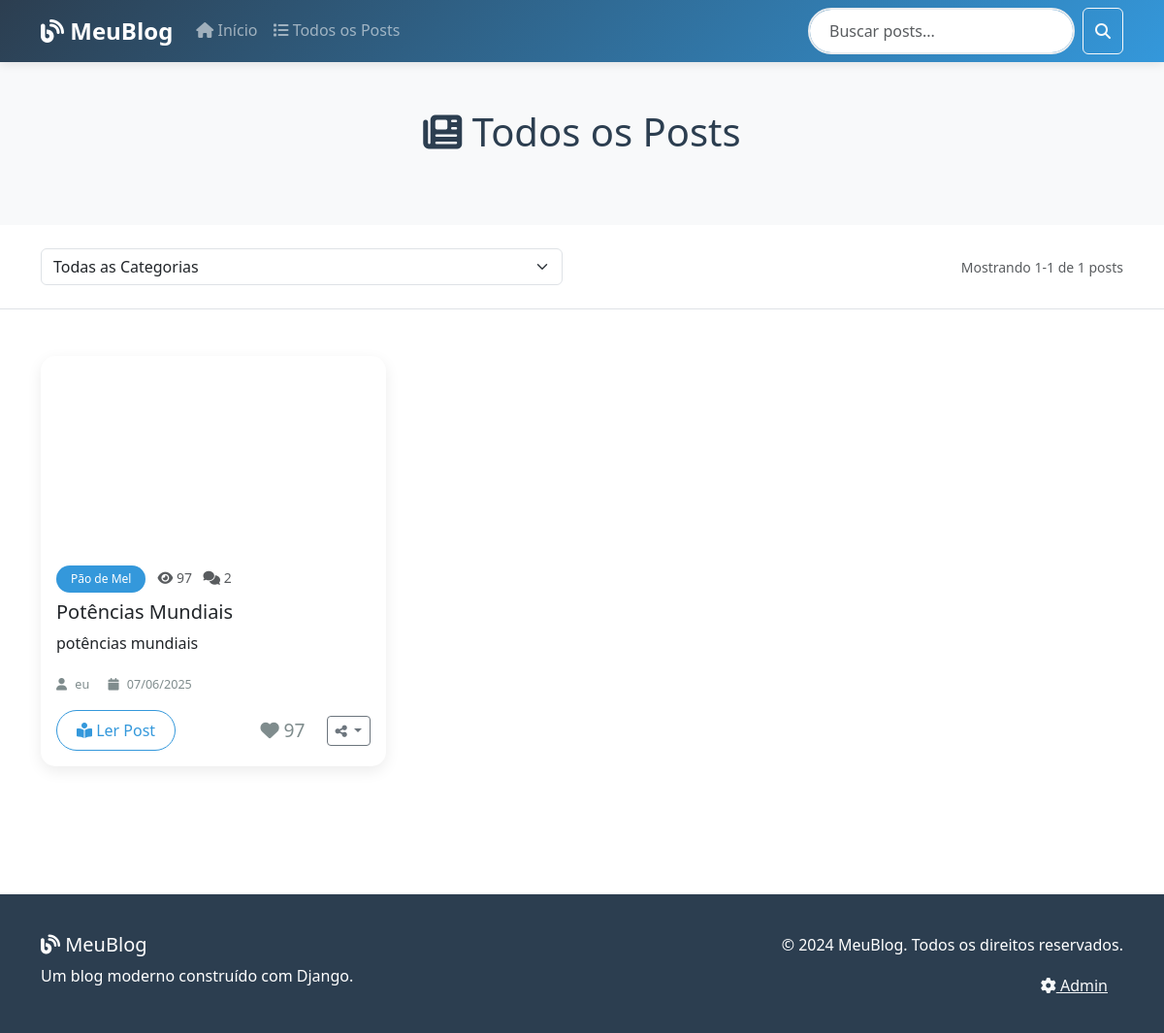
Page /blog/posts/ on the committed database.
### blog/models.py (models this page shows, shortened)
class Post(models.Model):
    STATUS_CHOICES = [
        ('rascunho', 'Rascunho'),
        ('publicado', 'Publicado'),
        ('arquivado', 'Arquivado'),
    ]
    titulo = models.CharField(max_length=200)
    slug = models.SlugField(max_length=200, unique=True)
    autor = models.ForeignKey(User, on_delete=models.CASCADE, related_name='posts')
    categoria = models.ForeignKey(Categoria, on_delete=models.SET_NULL, null=True, blank=True)
    conteudo = models.TextField()
    resumo = models.CharField(max_length=300, blank=True)
    status = models.CharField(max_length=10, choices=STATUS_CHOICES, default='rascunho')
    criado_em = models.DateTimeField(auto_now_add=True)
    atualizado_em = models.DateTimeField(auto_now=True)
    publicado_em = models.DateTimeField(null=True, blank=True)
    visualizacoes = models.PositiveIntegerField(default=0)
    class Meta:
        verbose_name = 'Post'
        verbose_name_plural = 'Posts'
        ordering = ['-criado_em']

class Categoria(models.Model):
    nome = models.CharField(max_length=100, unique=True)
    descricao = models.TextField(blank=True)
    criado_em = models.DateTimeField(auto_now_add=True)
    class Meta:
        verbose_name = 'Categoria'
        verbose_name_plural = 'Categorias'
        ordering = ['nome']

### blog/views.py (the view)
# urls.py: path('posts/', views.lista_posts, name='lista_posts'),
def lista_posts(request):
    posts = Post.objects.filter(status='publicado').order_by('-publicado_em')
    categorias = Categoria.objects.all()
    categoria_id = request.GET.get('categoria')
    if categoria_id:
        posts = posts.filter(categoria_id=categoria_id)
    busca = request.GET.get('busca')
    if busca:
        posts = posts.filter(
            Q(titulo__icontains=busca) |
            Q(conteudo__icontains=busca) |
            Q(resumo__icontains=busca)
        )
    paginator = Paginator(posts, 6)  # 6 posts por página
    page_number = request.GET.get('page')
    page_obj = paginator.get_page(page_number)
    context = {
        'page_obj': page_obj,
        'categorias': categorias,
        'categoria_selecionada': categoria_id,
        'busca': busca,
        'titulo_pagina': 'Todos os Posts'
    }
    return render(request, 'blog/lista_posts.html', context)

### blog/templates/blog/lista_posts.html (shortened to what this page needs)
{% extends 'blog/base.html' %}
{% block content %}
<section class="py-5 bg-light">
    <div class="container">
        <div class="row">
            <div class="col-12">
                <h1 class="text-center mb-4">
                    <i class="fas fa-newspaper"></i>
                    {% if categoria_selecionada %}
                        Posts da Categoria
                    {% elif busca %}
                        Resultados da Busca
                    {% else %}
                        Todos os Posts
                    {% endif %}
                </h1>
            </div>
        </div>
    </div>
</section>
<section class="py-4 border-bottom">
    <div class="container">
        <div class="row align-items-center">
            <div class="col-md-6">
                <form method="GET" class="d-flex">
                    <select name="categoria" class="form-select me-2" onchange="this.form.submit()">
                        <option value="">Todas as Categorias</option>
                    </select>
                </form>
            </div>
            <div class="col-md-6 text-md-end mt-3 mt-md-0">
                {% if page_obj %}
                    <small class="text-muted">
                        Mostrando {{ page_obj.start_index }}-{{ page_obj.end_index }}
                        de {{ page_obj.paginator.count }} posts
                    </small>
                {% endif %}
            </div>
        </div>
    </div>
</section>
<section class="py-5">
    <div class="container">
        {% if page_obj %}
            <div class="row">
                {% for post in page_obj %}
                    <div class="col-lg-4 col-md-6 mb-4">
                        <article class="card h-100">
                            {% if post.imagem %}
                                <img src="{{ post.imagem.url }}" class="card-img-top" alt="{{ post.titulo }}">
                            {% else %}
                                <div class="card-img-top bg-gradient d-flex align-items-center justify-content-center"
                                     style="height: 200px; background: linear-gradient(135deg, #3498db, #2c3e50);">
                                    <i class="fas fa-file-alt text-white" style="font-size: 3rem; opacity: 0.7;"></i>
                                </div>
                            {% endif %}
                            <div class="card-body d-flex flex-column">
                                <div class="mb-2">
                                    {% if post.categoria %}
                                        <a href="{% url 'blog:posts_por_categoria' post.categoria.id %}"
                                           class="badge badge-primary text-decoration-none">
                                            {{ post.categoria.nome }}
                                        </a>
                                    {% endif %}
                                    <small class="text-muted ms-2">
                                        <i class="fas fa-eye"></i> {{ post.visualizacoes }}
                                        <span class="ms-2">
                                            <i class="fas fa-comments"></i> {{ post.comentarios.count }}
                                        </span>
                                    </small>
                                </div>
                                <h5 class="card-title">
                                    <a href="{% url 'blog:detalhe_post' post.slug %}"
                                       class="text-decoration-none text-dark">
                                        {{ post.titulo }}
                                    </a>
                                </h5>
                                <p class="card-text flex-grow-1">
                                    {{ post.resumo|default:post.conteudo|truncatewords:20 }}
                                </p>
                                <div class="meta-info mb-3">
                                    <small>
                                        <i class="fas fa-user"></i>
                                        {{ post.autor.first_name|default:post.autor.username }}
                                        <span class="ms-3">
                                            <i class="fas fa-calendar"></i>
                                            {{ post.publicado_em|date:"d/m/Y" }}
                                        </span>
                                    </small>
                                </div>
                                <div class="d-flex justify-content-between align-items-center">
                                    <a href="{% url 'blog:detalhe_post' post.slug %}"
                                       class="btn btn-outline-primary">
                                        <i class="fas fa-book-reader"></i> Ler Post
                                    </a>
                                    <div class="d-flex align-items-center">
                                        <button class="like-btn me-3" data-post-id="{{ post.id }}"
                                                onclick="curtirPost('{{ post.id }}')">
                                            <i class="fas fa-heart"></i>
                                            <span class="like-count">{{ post.visualizacoes }}</span>
                                        </button>
                                        <div class="dropdown">
                                            <button class="btn btn-sm btn-outline-secondary dropdown-toggle"
                                                    type="button" data-bs-toggle="dropdown">
                                                <i class="fas fa-share-alt"></i>
                                            </button>
                                        </div>
                                    </div>
                                </div>
                            </div>
                        </article>
                    </div>
                {% endfor %}
            </div>
        {% endif %}
    </div>
</section>
{% endblock %}

### blog/templates/blog/base.html (style rules this page uses)
:root { --primary-color: #2c3e50; --secondary-color: #3498db; --accent-color: #e74c3c; --text-dark: #2c3e50; --text-muted: #7f8c8d; --bg-light: #f8f9fa; }
body { font-family: 'Segoe UI', Tahoma, Geneva, Verdana, sans-serif; line-height: 1.6; color: var(--text-dark); }
.card { border: none; border-radius: 15px; box-shadow: 0 5px 15px rgba(0,0,0,0.08); transition: transform 0.3s ease, box-shadow 0.3s ease; overflow: hidden; }
.card-img-top { height: 200px; object-fit: cover; }
.btn-outline-primary { border-color: var(--secondary-color); color: var(--secondary-color); border-radius: 25px; padding: 8px 20px; font-weight: 500; }
.badge { border-radius: 20px; padding: 8px 15px; font-weight: 500; }
.badge-primary { background: var(--secondary-color); }
.meta-info { color: var(--text-muted); font-size: 0.9rem; }
.meta-info i { margin-right: 5px; }
.like-btn { background: none; border: none; color: var(--text-muted); font-size: 1.2rem; transition: color 0.3s ease; cursor: pointer; }

### rows in the picture
Post: categoria.nome "Pão de Mel", visualizacoes "97", comentarios.count "2", titulo "Potências Mundiais", resumo "potências mundiais", autor.first_name "eu", publicado_em "07/06/2025"

### other values in the picture
{{ page_obj.start_index }} "1"
{{ page_obj.end_index }} "1"
{{ page_obj.paginator.count }} "1"
